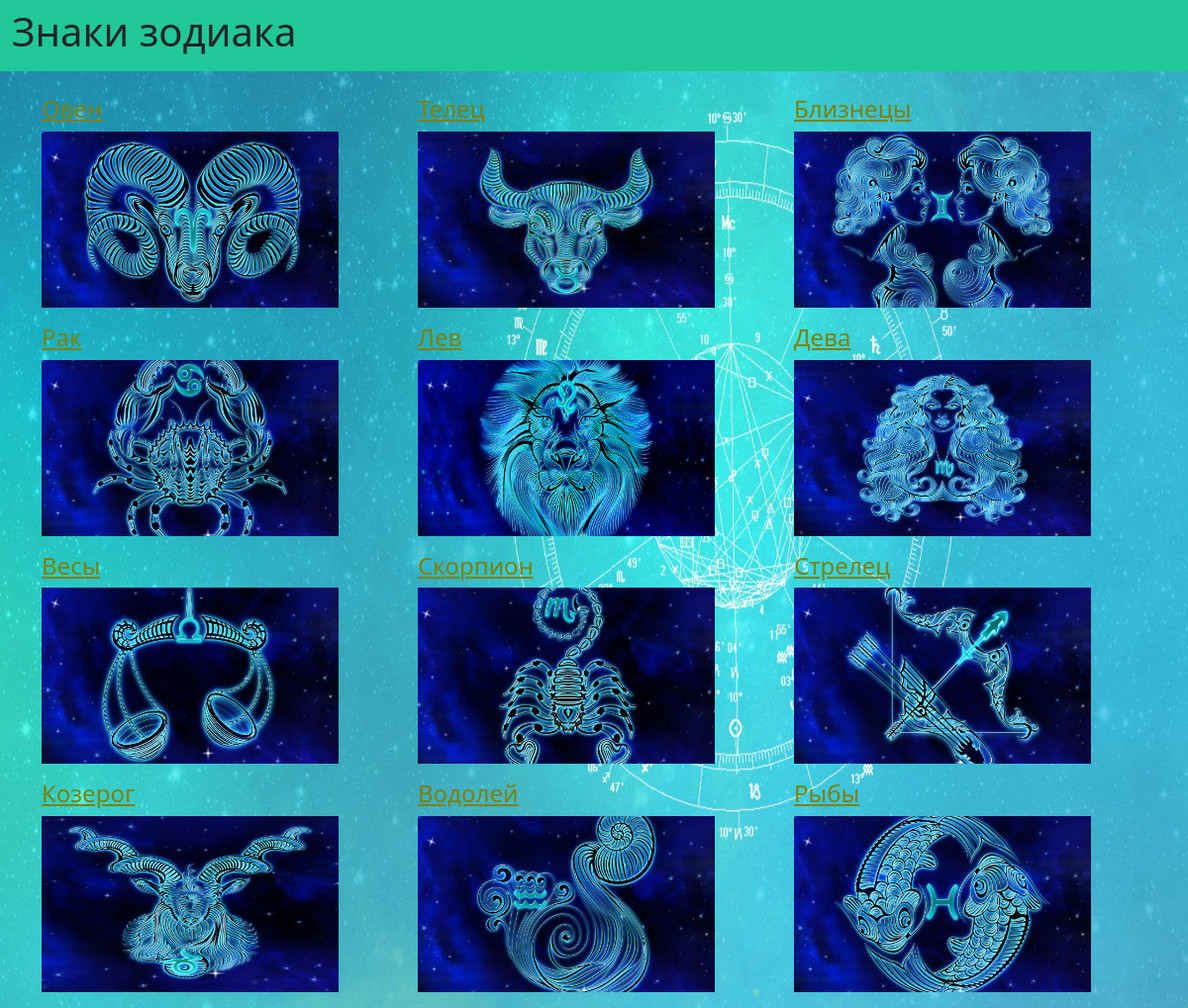
The page / on the database its author committed.
### mysite/models.py (models this page shows, shortened)
class Article(models.Model):
    author = models.ForeignKey('auth.User', on_delete=models.CASCADE, verbose_name="Автор")
    title = models.CharField(max_length=255, verbose_name="Название знака")
    slug = models.SlugField(max_length=255, unique=True, db_index=True, verbose_name="URL")
    body = models.TextField(verbose_name="Информация о знаке")
    image = models.ImageField(upload_to="photos/%Y/%m/%d/", blank=True, verbose_name="Картинка")
    time_create = models.DateTimeField(auto_now_add=True, verbose_name="Дата создания")
    time_update = models.DateTimeField(auto_now=True, verbose_name="Дата обновления")
    def get_absolute_url(self):
        return reverse('znak', kwargs={'article_slug': self.slug})

### mysite/views.py (the view)
# urls.py: path('', ArticleListView.as_view(), name='home'),
class ArticleListView(ListView):
    model = Article
    template_name = 'mysite/home.html'
    context_object_name = 'article'
    slug_url_kwarg = 'article_slug'

### mysite/templates/mysite/home.html (shortened to what this page needs)
{% extends "mysite/base.html" %}
{% block content %}
<head>
</head>
<br>
<div class="container">
    <div class="row">
    {% for i in article %}
        <div class="col-lg-4">
            <h4><a style="color: #808000" href="{{i.get_absolute_url}}">{{i.title}}</a></h4>
            {% if i.image %}
            <p><img src="{{i.image.url}}" width="300" height="178"></p>
            {% endif %}
        </div>
    {% endfor %}
    </div>
</div>
{% endblock content %}

### mysite/templates/mysite/base.html (shortened to what this page needs)
{% load static %}
<!DOCTYPE html>
<html lang="en">
 <head>
   <link href="https://cdn.jsdelivr.net/npm/bootstrap@5.0.2/dist/css/bootstrap.min.css" rel="stylesheet"
>
</head>
<body>
{% block mainmenu %}
     <div class="navbar navbar-light navbar-fixed-top" style="background-color: #20c997;">
         <div class="container-fluid">
             <h1 class="navbar-header">Знаки зодиака</h1>
         </div>
     </div>
{% endblock mainmenu %}
{% block content %}
{% endblock content %}
</body>
</html>

### mysite/templates/mysite/home.html (style rules this page uses)
body { background: url(static/mysite/images/фон.jpg) center fixed; background-size: 100%; -moz-background-size: 100%; -webkit-background-size: 100%; -o-background-size: 100%; }

### rows shown on the page
Article: title "Овен", image (picture)
Article: title "Телец", image (picture)
Article: title "Близнецы", image (picture)
Article: title "Рак", image (picture)
Article: title "Лев", image (picture)
Article: title "Дева", image (picture)
Article: title "Весы", image (picture)
Article: title "Скорпион", image (picture)
Article: title "Стрелец", image (picture)
Article: title "Козерог", image (picture)
Article: title "Водолей", image (picture)
Article: title "Рыбы", image (picture)
